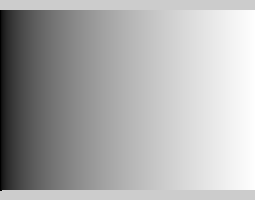
Frame 1 (no input)
Frame 60 (the mouse pressed at the canvas centre just before this capture): identical to frame 1, image omitted
Frame 120 (the mouse held since frame 60 and released just before this capture): identical to frame 1, image omitted

The Processing sketch that drew this single still picture (run headless with seeded random() and noise(); from frame 60 on, the mouse is pressed at the canvas centre):

// Processing sketch: grad_test
// ── grad_test.pde
static final int ribbon_length = 255, H = 200;
 
void setup() {
  size(255, 200);
}
 
void draw() {
 
  float p = 0.5; 
  int up_y = 10; 
  int widthh = 1;  
  int height = 180;
  float a = pow (ribbon_length, 1-p);
  float colour = 0;
 
  for (int step = 0; step <= 255; step++) {
      colour = a * pow (step, p);
      fill(colour);
      rect(widthh*step, up_y, widthh, height);
      noStroke();
      //save("cross20.png");
   }
}
//int X_AXIS = 1;
//int Y_AXIS = 2;
//color c1, c2;
//float hue_inc = 2;
//float gHue = 0;
//
//void setup() {
//  size(800, 450);
//  colorMode(HSB, 255);
//  c1 = color(gHue, 255, 255);
//  c2 = color((gHue+64)%255, 255, 255);
//}
//
//void draw() {
//  // Draw the damn gradient
//  SetGradient(0, 0, width, height, c1, c2, X_AXIS); 
//  
//  // Update the colors
//  gHue = (gHue+hue_inc)%255;
//  if(gHue+64 > 255) {
//    c1 = color((gHue+64)%255, 255, 255);
//    c2 = color(gHue, 255, 255);
//  }
//  else {
//    c1 = color(gHue, 255, 255);
//    c2 = color((gHue+64)%255, 255, 255);
//  }
//}
//
//void SetGradient(int x, int y, float w, float h, color c1, color c2, int axis ) {
//
//  noFill();
//
//  if (axis == Y_AXIS) {  // Top to bottom gradient
//    for (int i = y; i <= y+h; i++) {
//      float inter = map(i, y, y+h, 0, 1);
//      color c = lerpColor(c1, c2, inter);
//      stroke(c);
//      line(x, i, x+w, i);
//    }
//  }  
//  else if (axis == X_AXIS) {  // Left to right gradient
//    for (int i = x; i <= x+w; i++) {
//      float inter = map(i, x, x+w, 0, 1);
//      color c = lerpColor(c1, c2, inter);
//      stroke(c);
//      line(i, y, i, y+h);
//    }
//  }
//}
